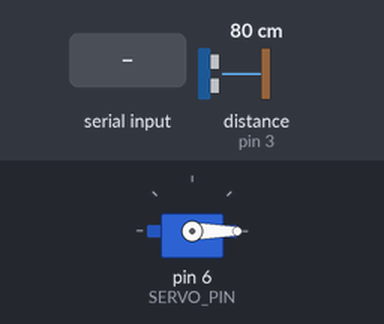
Bench run of a sketch on a simulated Arduino Uno, built with avr-gcc and run on an emulated ATmega328P. Parts: servo. Wiring (inferred from the names in the program): ultrasonic range finder: trigger pin 2; echo pin 3. The inputs (shaded band) are chosen by the test bench; at power-on: distance to the obstacle (sensor on pin 3) 80 cm. The echo pulse lasts 58.3 µs per cm; what the sketch prints to the serial monitor is not drawn.

Above: at 1.2 s.
1.3 s: "1" received over Serial
At 2.4 s:
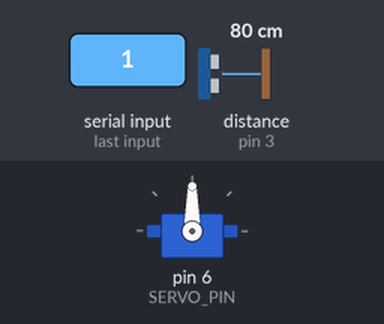
2.8 s: "0" received over Serial
At 4.0 s:
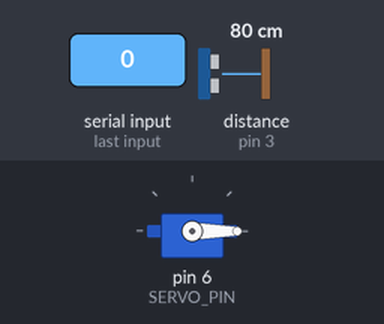
Timing chart, 0 to 5.8 s (numbered marks = the images above; inputs shaded):
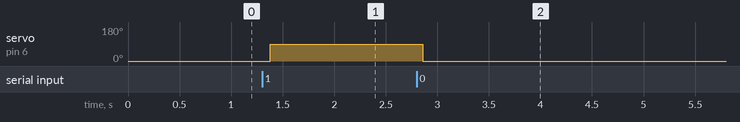

Measured:
- after the input at 1.3 s, servo on pin 6 (SERVO_PIN): 0° → 90° after 0.08 s
- after the input at 2.8 s, servo on pin 6 (SERVO_PIN): 90° → 0° after 0.06 s

The sketch:

car_entry.ino
```cpp
#include <Servo.h>

// Define the corresponding pin for SENSOR
#define TRIG_PIN 2
#define ECHO_PIN 3
// Define the corresponding pin for SERVO
#define SERVO_PIN 6
#define MAX_DISTANCE 200 // Maximum distance in cm (adjust as needed)

Servo gateServo;

void setup() {
  // Initialize serial communication at 9600 baud rate
  Serial.begin(9600);

  // Set up ultrasonic sensor pins
  pinMode(TRIG_PIN, OUTPUT);
  pinMode(ECHO_PIN, INPUT);

  // Attach servo to the defined pin and start with gate closed
  gateServo.attach(SERVO_PIN);
  gateServo.write(0); // Assuming 0 degrees is the closed position
}

void loop() {
  // Measure distance using the ultrasonic sensor
  digitalWrite(TRIG_PIN, LOW);
  delayMicroseconds(2);
  digitalWrite(TRIG_PIN, HIGH);
  delayMicroseconds(10);
  digitalWrite(TRIG_PIN, LOW);

  // Read the echo pulse with a timeout (30ms)
  long duration = pulseIn(ECHO_PIN, HIGH, 30000);
  float distance;

  if (duration == 0) {
    // No echo received, assume maximum distance
    distance = MAX_DISTANCE;
  } else {
    // Calculate distance in cm
    distance = (duration / 2.0) / 29.1;
    if (distance > MAX_DISTANCE) {
      distance = MAX_DISTANCE;
    }
  }

  // Send the distance value via serial to Python
  Serial.println(distance);

  // Check for incoming serial commands from Python
  if (Serial.available() > 0) {
    char command = Serial.read();
    if (command == '1') {
      // Open the gate (set servo to 90 degrees)
      gateServo.write(90);
    } else if (command == '0') {
      // Close the gate (set servo to 0 degrees)
      gateServo.write(0);
    }
  }

  // Delay before the next measurement
  delay(100); // 100ms delay for 10 measurements per second
}
```
